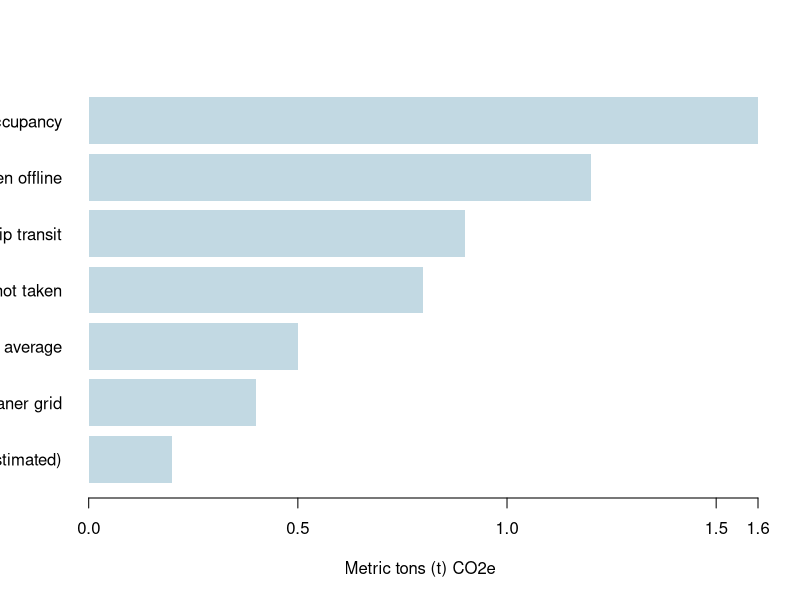

Source code (R):
## ---- chunk 1
# Set up the environment
library(tidyverse)
library(here)
library(viridis)
## ---- chunk 2
# Load data
Emissions <- read_csv("EmissionsReductions_DataViz.csv", show_col_types = FALSE)

# Sort so the actions plot in order from greatest savings to least
Emissions <- arrange(Emissions, `Savings (metric tons)`)
## ---- chunk 3
# Horizontal barplot, will tidy up in Illustrator
# Transparent background to comport with PIFSC requirements
# Note that the bar labels print in their entirety in Illustrator

# Uncomment the pdf and dev.off lines to save figure
pdf("TechMemo_Fig3_rev.pdf", width = 6, height = 4, bg = "transparent")
barplot(Emissions$`Savings (metric tons)`, horiz = TRUE, 
        names.arg = Emissions$Action, las = 1, # print labels horizontally
        col = "#C2D9E3", # NMFS sky tint 1
        axes = FALSE, 
        border = NA)
axis((1), at = c(seq(0, 1.5, 0.5), 1.6))
title(xlab = "Metric tons (t) CO2e")
dev.off()
